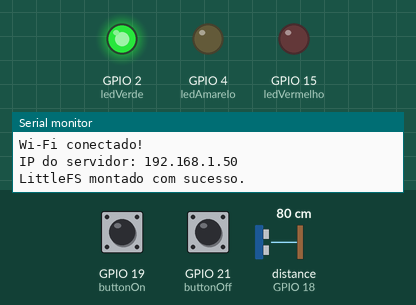
Recording of a sketch running on a simulated ESP32. On the bench: output pins drawn as LEDs (lit = HIGH), the last lines printed to the serial monitor. Wiring (inferred from the names in the program): ultrasonic range finder: trigger GPIO 5; echo GPIO 18. Dashed ring = blinking. The inputs (shaded band) are chosen by the test bench; at power-on: GPIO 19 (buttonOn) HIGH, distance to the obstacle (sensor on GPIO 18) 80 cm, GPIO 21 (buttonOff) HIGH. The echo pulse lasts 58.3 µs per cm; WiFi joins after 1.5 s; servers stay silent unless stated; storage starts empty; pins used as bus, display or sensor lines are not drawn.

Above: at 3.2 s.
3.3 s: GPIO 19 (buttonOn) pulled LOW for 1 s
At 4.5 s:
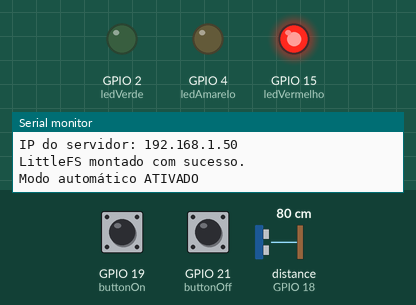
5.8 s: distance to the obstacle (sensor on GPIO 18) set to 12 cm
7.7 s: distance to the obstacle (sensor on GPIO 18) set to 9 cm
At 8.9 s:
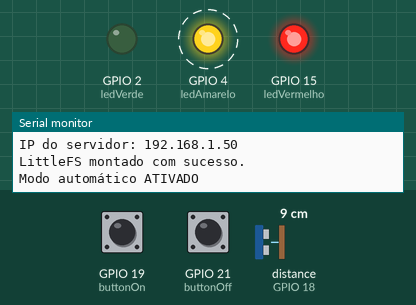
11.3 s: GPIO 21 (buttonOff) pulled LOW for 1 s
At 12.6 s:
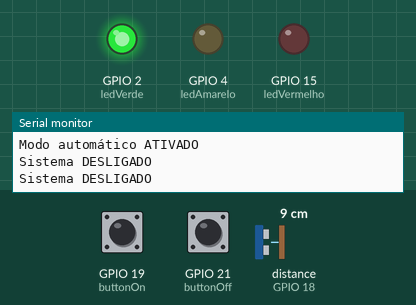
Timing chart, 0 to 14.3 s (numbered marks = the images above; inputs shaded):
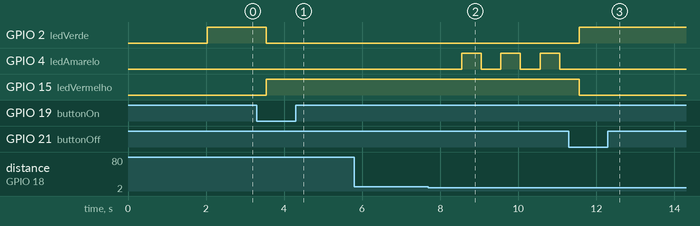

Measured:
- the behaviour switches between 11 and 10 cm on distance to the obstacle (sensor on GPIO 18) (found by bisection; images 1 and 2)
- after the input at 3.3 s, GPIO 2 (ledVerde): HIGH → LOW after 0.24 s; GPIO 15 (ledVermelho): LOW → HIGH after 0.24 s
- after the input at 5.8 s, every drawn part: stays the same
- after the input at 7.7 s, GPIO 4 (ledAmarelo): alternates HIGH for 0.50 s and LOW for 0.50 s, starting after 0.86 s
- after the input at 11.3 s, GPIO 2 (ledVerde): LOW → HIGH after 0.26 s; GPIO 4 (ledAmarelo): stops changing and stays LOW; GPIO 15 (ledVermelho): HIGH → LOW after 0.26 s

The sketch:

ESP32_Sensor_Readings_WebSocket.ino
```cpp
#include <Arduino.h>
#include <WiFi.h>
#include <AsyncTCP.h>
#include <ESPAsyncWebServer.h>
#include "LittleFS.h"
#include <Arduino_JSON.h>

//wifi
const char *ssid = "SSID";
const char *password = "PASSWORD";

// Pinagem
const int ledVermelho = 15;
const int ledVerde = 2;
const int ledAmarelo = 4;

const int trigg = 5;
const int echo = 18;

const int buttonOn = 19;
const int buttonOff = 21;

// Configurações do tanque
const int alturaTanque = 30;   // Altura total do tanque em cm
const int nivelOff = 25;       // Nível para desligar a bomba
const int nivelOn = 10;         // Nível para ligar a bomba
const int nivelAlerta = 20;    // Nível para alerta visual

// Variáveis de estado
float nivel = 0;
float distance = 0;
bool admOrder = false;
bool autoMode = false;
bool estadoAmarelo = false;

// Temporizadores
unsigned long ultimaMedicao = 0;
unsigned long ultimoDebounce = 0;
unsigned long ultimoPisca = 0;
const unsigned long intervaloMedicao = 250; //ms
const unsigned long intervaloAmarelo = 500; //ms
const unsigned long debounceDelay = 25; //ms


// Servidor Web e WebSocket
AsyncWebServer server(80);
AsyncWebSocket ws("/ws");

// JSON para armazenar os dados do sensor
JSONVar readings;

// Variáveis de tempo
unsigned long lastTime = 0;
unsigned long timerDelay = 500; // Atualiza a cada 1 segundo

void leds(int vermelho, int amarelo, int verde) {
  digitalWrite(ledVermelho, vermelho);
  digitalWrite(ledAmarelo, amarelo);
  digitalWrite(ledVerde, verde);
}

void pisca_amarelo(){
  if (millis() - ultimoPisca >= intervaloAmarelo) {
        estadoAmarelo = !estadoAmarelo;
        leds(1,estadoAmarelo,0);
        ultimoPisca = millis();
      }
}

void controleLEDs() {
  if (admOrder) {
    // Modo de operação (bomba ligada)
    leds(1,0,0);
    // Piscar amarelo se nível estiver em alerta
    if (nivel >= nivelAlerta) {
        pisca_amarelo();
     } else{
        leds(1,0,0);
     }

  } else {
    // Modo normal (bomba desligada)
    leds(0, 0, 1);
  }
}

float getDistance() {
  digitalWrite(trigg, LOW);
  delayMicroseconds(2);
  digitalWrite(trigg, HIGH);
  delayMicroseconds(10);
  digitalWrite(trigg, LOW);

  long duration = pulseIn(echo, HIGH);
  distance = duration * 0.034 / 2;
  nivel = alturaTanque - distance;

  // Serial.print("Distância: ");
  // Serial.print(distance);
  // Serial.print("cm | Nível: ");
  // Serial.print(nivel);
  // Serial.println("cm");

  return distance;
}

void verificarBotao() {
  if (millis() - ultimoDebounce > debounceDelay) {
    // Botão LIGAR pressionado (ativa modo automático)
    if (digitalRead(buttonOn) == LOW && !autoMode) {
      autoMode = true;
      admOrder = (nivel <= nivelOn); // Define estado inicial
      Serial.println("Modo automático ATIVADO");
    }

    // Botão DESLIGAR pressionado (desativa tudo)
    if (digitalRead(buttonOff) == LOW) {
      autoMode = false;
      admOrder = false;
      Serial.println("Sistema DESLIGADO");
    }

    ultimoDebounce = millis();
  }
}


// Função para obter leituras do sensor
String getSensorReadings() {
    readings["distancia"] = alturaTanque -  getDistance();
    readings["estado_bomba"] = admOrder?"Ligado":"Desligado";
    String jsonString = JSON.stringify(readings);
    return jsonString;
}

// Inicializa o LittleFS
void initLittleFS() {
    if (!LittleFS.begin(true)) {
        Serial.println("Erro ao montar o LittleFS!");
    }
    Serial.println("LittleFS montado com sucesso.");
}

// Inicializa o Wi-Fi
void initWiFi() {
    WiFi.mode(WIFI_STA);
    WiFi.begin(ssid, password);
    Serial.print("Conectando ao WiFi...");
    while (WiFi.status() != WL_CONNECTED) {
        Serial.print(".");
        delay(1000);
    }
    Serial.println("\nWi-Fi conectado!");
    Serial.print("IP do servidor: ");
    Serial.println(WiFi.localIP());
}

// Envia os dados do sensor para todos os clientes WebSocket
void notifyClients(String sensorReadings) {
    ws.textAll(sensorReadings);
}

// Manipula mensagens WebSocket
void handleWebSocketMessage(void *arg, uint8_t *data, size_t len) {
    AwsFrameInfo *info = (AwsFrameInfo*)arg;
    if (info->final && info->index == 0 && info->len == len && info->opcode == WS_TEXT) {
        data[len] = 0;
        String message = (char*)data;
        if (strcmp((char*)data, "getReadings") == 0) {
            String sensorReadings = getSensorReadings();
            Serial.println(sensorReadings);
            notifyClients(sensorReadings);
        }
    }
}

// Evento WebSocket
void onEvent(AsyncWebSocket *server, AsyncWebSocketClient *client, AwsEventType type, void *arg, uint8_t *data, size_t len) {
    switch (type) {
        case WS_EVT_CONNECT:
            Serial.printf("Cliente WebSocket #%u conectado de %s\n", client->id(), client->remoteIP().toString().c_str());
            break;
        case WS_EVT_DISCONNECT:
            Serial.printf("Cliente WebSocket #%u desconectado\n", client->id());
            break;
        case WS_EVT_DATA:
            handleWebSocketMessage(arg, data, len);
            break;
        case WS_EVT_PONG:
        case WS_EVT_ERROR:
            break;
    }
}

// Inicializa WebSocket
void initWebSocket() {
    ws.onEvent(onEvent);
    server.addHandler(&ws);
}

void setup() {
    Serial.begin(115200);
    pinMode(ledVermelho, OUTPUT);
    pinMode(ledVerde, OUTPUT);
    pinMode(ledAmarelo, OUTPUT);
    pinMode(trigg, OUTPUT);
    pinMode(echo, INPUT);

    pinMode(buttonOn, INPUT_PULLUP);
    pinMode(buttonOff, INPUT_PULLUP);

    initWiFi();
    initLittleFS();
    initWebSocket();

    // Servidor Web - Página HTML
    server.on("/", HTTP_GET, [](AsyncWebServerRequest *request) {
        request->send(LittleFS, "/index.html", "text/html");
    });

    server.serveStatic("/", LittleFS, "/");

    // Inicia o servidor
    server.begin();
}

void loop() {
    if ((millis() - lastTime) > timerDelay) {
        String sensorReadings = getSensorReadings();
        //Serial.println(sensorReadings);
        notifyClients(sensorReadings);
        lastTime = millis();
    }

     verificarBotao();
     controleLEDs();

    // Lógica de controle automático
    if (autoMode) {
      if (nivel <= nivelOn) {
        admOrder = true;
      } else if (nivel >= nivelOff) {
        admOrder = false;
      }
    }

    ws.cleanupClients();

    delay(500);
}
```
